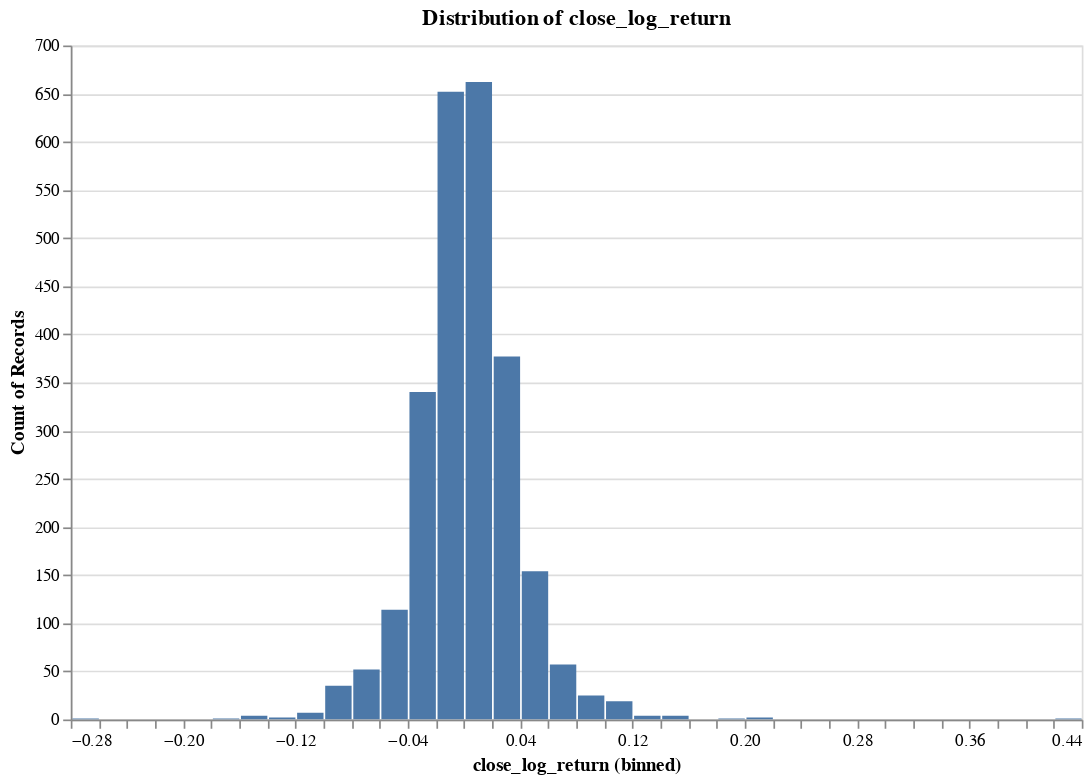

Notebook source saved alongside this figure:
### Code cell
# Distribution of close log return values
alt.Chart(ts).mark_bar().encode(
        alt.X(f'{'close_log_return'}:Q', bin=alt.Bin(maxbins=50)),
        y='count()'
    ).properties(
        width=600,
        height=400,
        title='Distribution of close_log_return'
    ).configure_scale(zero=False).add_params(
        alt.selection_interval(bind='scales')
)

### Figure 1 — Vega specification as saved in the notebook (floating-point values rounded to 4 significant figures)
{"$schema": "https://vega.github.io/schema/vega/v6.json", "data": [{"name": "param_f268f798f41c853e_store"}, {"name": "source_0", "values": [{"__count": 154, "bin_maxbins_50_close_log_return": 0.04, "bin_maxbins_50_close_log_return_end": 0.06}, {"__count": 662, "bin_maxbins_50_close_log_return": 0.0, "bin_maxbins_50_close_log_return_end": 0.02}, {"__count": 340, "bin_maxbins_50_close_log_return": -0.04, "bin_maxbins_50_close_log_return_end": -0.02}, {"__count": 652, "bin_maxbins_50_close_log_return": -0.02, "bin_maxbins_50_close_log_return_end": -1.735e-17}, {"__count": 377, "bin_maxbins_50_close_log_return": 0.02, "bin_maxbins_50_close_log_return_end": 0.04}, {"__count": 57, "bin_maxbins_50_close_log_return": 0.06, "bin_maxbins_50_close_log_return_end": 0.08}, {"__count": 114, "bin_maxbins_50_close_log_return": -0.06, "bin_maxbins_50_close_log_return_end": -0.04}, {"__count": 25, "bin_maxbins_50_close_log_return": 0.08, "bin_maxbins_50_close_log_return_end": 0.1}, {"__count": 35, "bin_maxbins_50_close_log_return": -0.1, "bin_maxbins_50_close_log_return_end": -0.08}, {"__count": 52, "bin_maxbins_50_close_log_return": -0.08, "bin_maxbins_50_close_log_return_end": -0.06}, {"__count": 4, "bin_maxbins_50_close_log_return": 0.14, "bin_maxbins_50_close_log_return_end": 0.16}, {"__count": 19, "bin_maxbins_50_close_log_return": 0.1, "bin_maxbins_50_close_log_return_end": 0.12}, {"__count": 1, "bin_maxbins_50_close_log_return": 0.42, "bin_maxbins_50_close_log_return_end": 0.44}, {"__count": 4, "bin_maxbins_50_close_log_return": -0.16, "bin_maxbins_50_close_log_return_end": -0.14}, {"__count": 4, "bin_maxbins_50_close_log_return": 0.12, "bin_maxbins_50_close_log_return_end": 0.14}, {"__count": 1, "bin_maxbins_50_close_log_return": -0.28, "bin_maxbins_50_close_log_return_end": -0.26}, {"__count": 2, "bin_maxbins_50_close_log_return": -0.14, "bin_maxbins_50_close_log_return_end": -0.12}, {"__count": 7, "bin_maxbins_50_close_log_return": -0.12, "bin_maxbins_50_close_log_return_end": -0.1}, {"__count": 1, "bin_maxbins_50_close_log_return": -0.18, "bin_maxbins_50_close_log_return_end": -0.16}, {"__count": 1, "bin_maxbins_50_close_log_return": 0.18, "bin_maxbins_50_close_log_return_end": 0.2}, {"__count": 2, "bin_maxbins_50_close_log_return": 0.2, "bin_maxbins_50_close_log_return_end": 0.22}]}, {"name": "source_0_y_domain___count", "values": [{"min": 1, "max": 662}]}], "signals": [{"name": "bin_maxbins_50_close_log_return_bins", "value": {"fields": ["close_log_return"], "fname": "bin_close_log_return", "start": -0.28, "step": 0.02, "stop": 0.44}}, {"name": "unit", "value": {}, "on": [{"events": "pointermove", "update": "isTuple(group()) ? group() : unit"}]}, {"name": "param_f268f798f41c853e", "update": "vlSelectionResolve(\"param_f268f798f41c853e_store\", \"union\")"}, {"name": "param_f268f798f41c853e_close_log_return", "on": [{"events": [{"source": "view", "type": "dblclick"}], "update": "null"}, {"events": {"signal": "param_f268f798f41c853e_translate_delta"}, "update": "panLinear(param_f268f798f41c853e_translate_anchor.extent_x, -param_f268f798f41c853e_translate_delta.x / width)"}, {"events": {"signal": "param_f268f798f41c853e_zoom_delta"}, "update": "zoomLinear(domain(\"x\"), param_f268f798f41c853e_zoom_anchor.x, param_f268f798f41c853e_zoom_delta)"}]}, {"name": "param_f268f798f41c853e_tuple", "on": [{"events": [{"signal": "param_f268f798f41c853e_close_log_return"}], "update": "param_f268f798f41c853e_close_log_return ? {unit: \"\", fields: param_f268f798f41c853e_tuple_fields, values: [param_f268f798f41c853e_close_log_return]} : null"}]}, {"name": "param_f268f798f41c853e_tuple_fields", "value": [{"field": "close_log_return", "channel": "x", "type": "R"}]}, {"name": "param_f268f798f41c853e_translate_anchor", "value": {}, "on": [{"events": [{"source": "scope", "type": "pointerdown"}], "update": "{x: x(unit), y: y(unit), extent_x: domain(\"x\")}"}]}, {"name": "param_f268f798f41c853e_translate_delta", "value": {}, "on": [{"events": [{"source": "window", "between": [{"source": "scope", "type": "pointerdown"}, {"source": "window", "type": "pointerup"}], "consume": true, "type": "pointermove"}], "update": "{x: param_f268f798f41c853e_translate_anchor.x - x(unit), y: param_f268f798f41c853e_translate_anchor.y - y(unit)}"}]}, {"name": "param_f268f798f41c853e_zoom_anchor", "on": [{"events": [{"source": "scope", "type": "wheel", "consume": true}], "update": "{x: invert(\"x\", x(unit)), y: invert(\"y\", y(unit))}"}]}, {"name": "param_f268f798f41c853e_zoom_delta", "on": [{"events": [{"source": "scope", "type": "wheel", "consume": true}], "update": "pow(1.001, event.deltaY * pow(16, event.deltaMode))", "force": true}]}, {"name": "param_f268f798f41c853e_modify", "on": [{"events": {"signal": "param_f268f798f41c853e_tuple"}, "update": "modify(\"param_f268f798f41c853e_store\", param_f268f798f41c853e_tuple, true)"}]}], "marks": [{"type": "rect", "name": "marks", "from": {"data": "source_0"}, "encode": {"update": {"fill": {"value": "#4c78a8"}, "x2": {"field": "bin_maxbins_50_close_log_return", "scale": "x", "offset": {"signal": "0.5 + (abs(scale(\"x\", datum[\"bin_maxbins_50_close_log_return_end\"]) - scale(\"x\", datum[\"bin_maxbins_50_close_log_return\"])) < 0.25 ? -0.5 * (0.25 - (abs(scale(\"x\", datum[\"bin_maxbins_50_close_log_return_end\"]) - scale(\"x\", datum[\"bin_maxbins_50_close_log_return\"])))) : 0.5)"}}, "x": {"field": "bin_maxbins_50_close_log_return_end", "scale": "x", "offset": {"signal": "0.5 + (abs(scale(\"x\", datum[\"bin_maxbins_50_close_log_return_end\"]) - scale(\"x\", datum[\"bin_maxbins_50_close_log_return\"])) < 0.25 ? 0.5 * (0.25 - (abs(scale(\"x\", datum[\"bin_maxbins_50_close_log_return_end\"]) - scale(\"x\", datum[\"bin_maxbins_50_close_log_return\"])))) : -0.5)"}}, "y": {"field": "__count", "scale": "y"}, "y2": {"value": 0, "scale": "y"}}}, "clip": true, "style": ["bar"], "interactive": true}], "scales": [{"name": "x", "type": "linear", "domain": {"signal": "[bin_maxbins_50_close_log_return_bins.start, bin_maxbins_50_close_log_return_bins.stop]"}, "range": [0, {"signal": "width"}], "bins": {"signal": "bin_maxbins_50_close_log_return_bins"}, "zero": false, "domainRaw": {"signal": "param_f268f798f41c853e[\"close_log_return\"]"}}, {"name": "y", "type": "linear", "domain": [{"signal": "(data(\"source_0_y_domain___count\")[0] || {}).min"}, {"signal": "(data(\"source_0_y_domain___count\")[0] || {}).max"}], "range": [{"signal": "height"}, 0], "nice": true, "zero": true}], "axes": [{"scale": "y", "tickCount": {"signal": "ceil(height/40)"}, "ticks": false, "minExtent": 0, "orient": "left", "aria": false, "grid": true, "domain": false, "maxExtent": 0, "zindex": 0, "gridScale": "x", "labels": false}, {"scale": "x", "zindex": 0, "labelFlush": true, "grid": false, "labelOverlap": true, "orient": "bottom", "tickCount": {"signal": "ceil(width/10)"}, "title": "close_log_return (binned)"}, {"scale": "y", "title": "Count of Records", "labelOverlap": true, "orient": "left", "grid": false, "tickCount": {"signal": "ceil(height/40)"}, "zindex": 0}], "title": {"text": "Distribution of close_log_return", "frame": "group"}, "padding": 5, "height": 400, "style": "cell", "background": "white", "width": 600}
